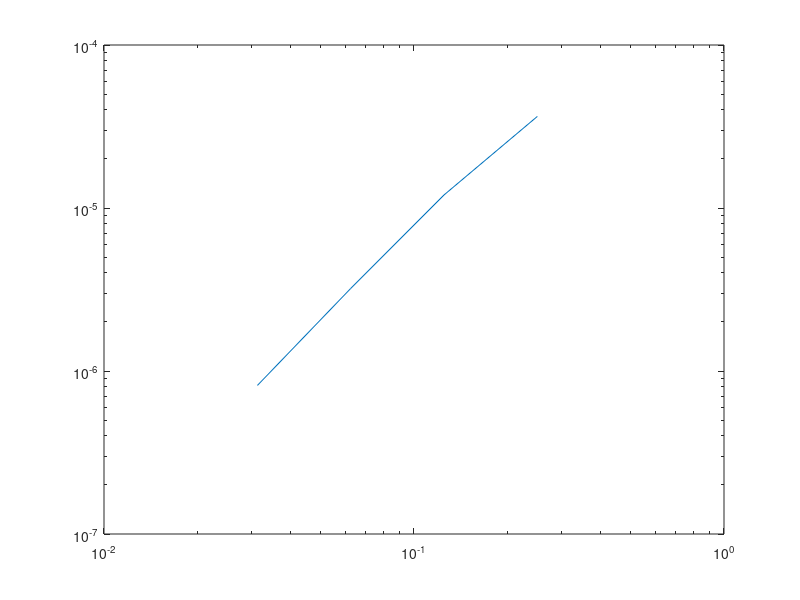

Source code (MATLAB):
%% heat equation approximate solution
% $u_t = u_{xx}$
% on $x \in [0, 1)$ with periodic boundary conditions
% and initial condition of u(x, 0) = sin(2*pi*x)
clc
clear all
%close all

h_results = [];
error_results = [];

%% grid
% for N = [10 20 40 80 160] % errors
 for N = [4 8 16 32] %loglog
% for N = [8 16 32 64 128 256] %polyfit
%for h = 2.^(-(3:8)) 
%for h= 2.^(-(2:5)) 
%N = 1/h;
h= 1/N;
x = 0:h:(1-h);  x = x';
e = ones(size(x));

%% initial condition
u0 = sin(2*pi*x);
%% figure(1); clf;
%% plot(x, u0, 'r-x')

%% spatial operator
L = spdiags([e -2*e e], [-1 0 1], N, N);
L(1, N) = 1;
L(N, 1) = 1;
L = (1/h^2)*L;

%% time
Tf = 0.25;
k = 0.25*h^2;
numsteps = ceil(Tf/k);
k = Tf/numsteps;
%% u_exact = @(x,t) exp(-a^2*pi^2*t)*sin(a*pi*x)
u_exact = @(x,t) exp(-4*pi^2*t)*sin(2*pi*x);

u = u0;
for n=1:numsteps
  unew = u + k*(L*u);
  u = unew;
%%  clf;
%%  if (mod(n, 25) == 0 || n == numsteps)  % plot every 25 steps
%%    plot(x, u0, 'r-')
%%    hold on
%%    plot(x, u, 'bx-')
%%    title(['n=' num2str(n) ', t=' num2str(k*n)])
%%    xlabel('x'); ylabel('u')
%%    drawnow

end
 h_results = [h_results h];
 error_results = [error_results norm(u - u_exact(x, numsteps*k), inf)];
 
end
%%
 loglog(h_results,error_results)
% p = polyfit(log(h_results),log(error_results),1)
% hold on
%p = polyfit(log(error_results),log(h_results),1)
 